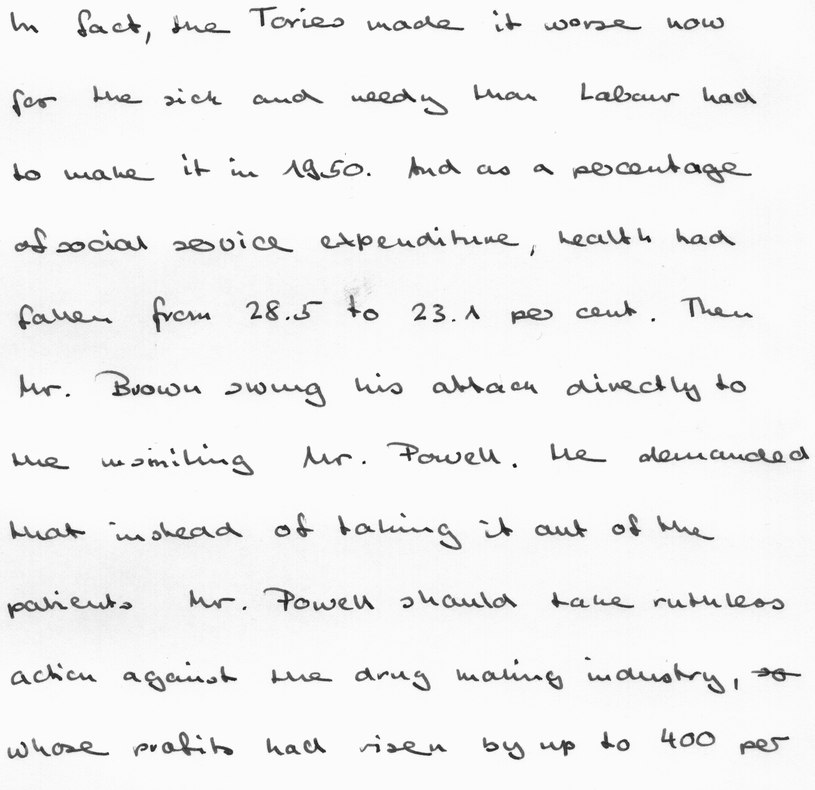
#> input picture HW1/HW1/1.png, 815 x 790 px, shrunk from 2018 x 1955 before the run; its folder holds 4 pictures in this run
$ python HW1.py
#> lines starting #> are read from the running program, lines starting #| are printed output that depends on the picture; after the words box and inside, x2 and y2 are one past the last pixel; in counts of white or black regions, pixels touching at a corner belong together
#> further down, img is the input picture: shape (790, 815, 3); min 12, max 255, mean 240.9
import os.path
import cv2
import numpy as np
from cv2 import imread
from numpy import zeros_like, ravel, sort, multiply, divide, int8
AM = "58401"
# Saving results
sv = True

def get_var_name(var):
    for name, value in globals().items():
        if value is var:
            return name


# Monitor the results of Gaussian
def monitor(win, save=True):
    for i in range(0, len(win)):
        var_name = get_var_name(win[i])
        if var_name is None:
            cv2.namedWindow(f'{i}', cv2.WINDOW_NORMAL)
            cv2.imshow(f'{i}', win[i])
        else:
            cv2.namedWindow(var_name, cv2.WINDOW_NORMAL)
            cv2.imshow(var_name, win[i])
        if save and var_name is not None:
            cv2.imwrite(var_name + ".png", win[i])
        else:
            cv2.imwrite(f'{i}'+".png", win[i])

    cv2.waitKey(0)
    cv2.destroyAllWindows()


def median_filter(gray_img):
    # set image borders
    bd = int(3 / 2)
    # copy image size
    x = gray_img.shape[0]-bd
#> x = 789
    y = gray_img.shape[1]-bd
#> y = 814
    median_img = zeros_like(gray_img)
    for i in range(bd, x):
        for j in range(bd, y):
            # Building kernel
            kernel = ravel(gray_img[i - bd: i + bd + 1, j - bd: j + bd + 1])
            # Calculate median mask
            median_img[i, j] = sort(kernel)[int8(divide((multiply(bd, bd)), 2))]
    median_img[0] += gray_img[0]
    median_img[x] += gray_img[x]
    median_img.transpose()[0] += gray_img.transpose()[0]
    median_img.transpose()[y] += gray_img.transpose()[y]
    return median_img


def gaussian_noise(image, mean=0, std=25):
    noise = np.random.normal(mean, std, image.shape).astype(np.uint8)
    noisy_image = cv2.add(image, noise)
    return noisy_image


def integral(image):
    # Creating table with the same dimension
    rows, columns = image.shape
    integ_img = np.zeros((rows + 1, columns + 1), dtype=image.dtype).astype(float)
    for x in range(1, len(integ_img)):
        for y in range(1, len(integ_img[0])):
            integ_img[x, y] = image[x - 1, y - 1] + integ_img[x, y - 1] + integ_img[x - 1, y] - integ_img[x - 1, y - 1]
    return integ_img


def recognition(image, threshold):
    # Create rectangular structuring element and dilate  ----LINES
    Lkernel = cv2.getStructuringElement(cv2.MORPH_RECT, (15, 3))
    dilateL = cv2.dilate(threshold, Lkernel, iterations=15)

    # Create rectangular structuring element and dilate  ----WORDS
    kernel = cv2.getStructuringElement(cv2.MORPH_RECT, (3, 3))
    dilateW = cv2.dilate(threshold, kernel, iterations=15)

    # Find contours and draw rectangle ----LINES
    cntsL = cv2.findContours(dilateL, cv2.RETR_EXTERNAL, cv2.CHAIN_APPROX_SIMPLE)
    cntsL = cntsL[0] if len(cntsL) == 2 else cntsL[1]

    # Find contours and draw rectangle ----WORDS
    cntsW = cv2.findContours(dilateW, cv2.RETR_EXTERNAL, cv2.CHAIN_APPROX_SIMPLE)
    cntsW = cntsW[0] if len(cntsW) == 2 else cntsW[1]

    # Integral Image
    grayC = cv2.cvtColor(image, cv2.COLOR_BGR2GRAY)
    integral_image = integral(grayC)
    f = open("Results.txt", "a")
    f.write("\n\n==============" + get_var_name(image) + "==============")
    # Looping through the array of contours
    for ll, c in enumerate(cntsL[::-1], start=1):
        # (x, y) = pixels, w = width, h = height
        x, y, w, h = cv2.boundingRect(c)

        # Width and Height of the rectangle
        W = x + w  # LAST PIXEL OF CONTOUR IN A LINE
        H = y + h  # LAST PIXEL OF CONTOUR IN A COLUMN
        cv2.rectangle(image, (x, y), (W, H), (0, 0, 255), 4)

        # Integral Image
        MeanValue = (integral_image[y, x] + integral_image[H, W]
                     - integral_image[y, W] - integral_image[H, x]) / (w * h)

        # Counting Pixels of words
        p = 0
        for axes_y in range(y, H):
            for axes_x in range(x, W):
                if threshold[axes_y, axes_x] == 255:
                    p += 1

        # Counting words
        words = 0
        for kappa in cntsW:
            xw, yw, ww, hw = cv2.boundingRect(kappa)
            if (xw >= x and yw >= y) and (ww + xw <= W and hw + yw <= H):
                words += 1
            # cv2.rectangle(image, (xw, yw), (xw + ww, yw + hw), (0, 255, 0), 2)

        string = ("\n-------Region "f'{ll}'"-------"
                  "\nArea(px): " + str(p) +
                  "\nBounding Box Area(px): " + str(w * h) +
                  "\nNum of words: " + str(words) +
                  "\nMean gray-level value in bounding box: " + str(MeanValue) + "\n")

        f.write(string)
        print(string)

        # Putting text for every rectangle that is created above
        cv2.putText(image, f'{ll}', (x, y+100), cv2.FONT_HERSHEY_SCRIPT_SIMPLEX, 4, (0, 0, 255), 8)
        # Counting down the number of rectangles

    f.close()


    # Showing the results of dilated image
    monitor([dilateW, dilateL, image], sv)
    return 0


if __name__ == "__main__":

    # Read original image
    img = imread("HW1/"f'{AM[4]}'".png")

    # Gaussian noise input
    Gauss = gaussian_noise(img)
    grayConvB4 = cv2.cvtColor(Gauss, cv2.COLOR_BGR2GRAY)
    if not os.path.exists("Median.jpg"):
        median = median_filter(grayConvB4)
        cv2.imwrite("Median.jpg", median)
        # bad code
    median = imread("Median.jpg")
#> median: shape (790, 815, 3); min 32, max 255, mean 241.8

    # Converting color to gray and setting the threshold for the noisy pic
    grayConvM = cv2.cvtColor(median, cv2.COLOR_BGR2GRAY)
    _, thr = cv2.threshold(grayConvM, 200, 255, cv2.THRESH_BINARY_INV + cv2.THRESH_OTSU)
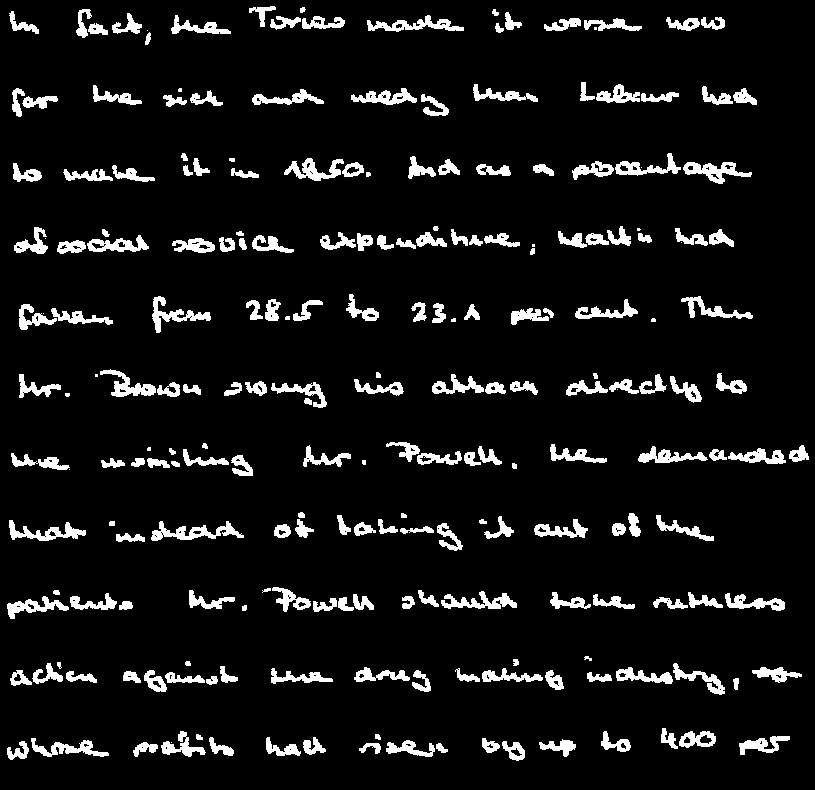
#> thr: shape (790, 815); 7.9% white; 227 white regions (19 under 20 px), largest, box (x1, y1, x2, y2) and area: (151, 521, 244, 541) 761, (367, 15, 464, 32) 671, (683, 162, 752, 184) 667


    # Converting color to gray and setting threshold for original
    grayConv = cv2.cvtColor(img, cv2.COLOR_BGR2GRAY)
    _, thr2 = cv2.threshold(grayConv, 200, 255, cv2.THRESH_BINARY_INV + cv2.THRESH_OTSU)
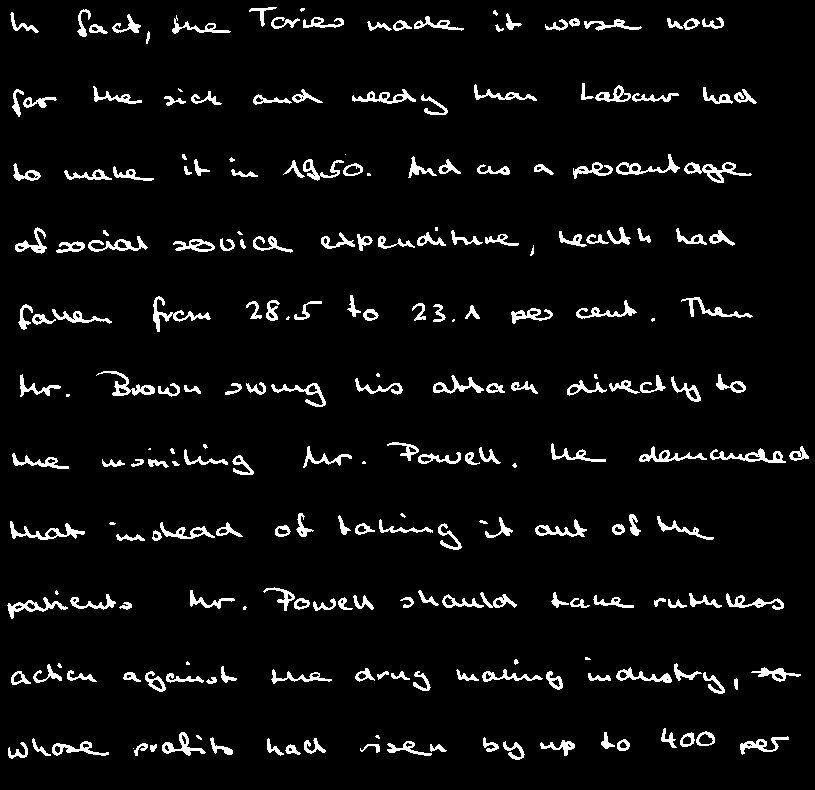
#> thr2: shape (790, 815); 5.2% white; 231 white regions (28 under 20 px), largest, box (x1, y1, x2, y2) and area: (684, 162, 752, 183) 450, (10, 521, 85, 540) 438, (710, 448, 786, 463) 430


    monitor([img, Gauss, grayConvB4, median, thr, thr2], sv)
#> the loop in monitor, `for i in range(0, len(win)):` made 6 passes
#> var_name on passes 1 to 6: 'img', 'Gauss', 'grayConvB4', 'median', 'thr', 'thr2'

    # [7 lines of commented-out code are left out]
    recognition(median, thr)
#> in recognition, `dilateL = cv2.dilate(threshold, Lkernel, iterations=15)`:
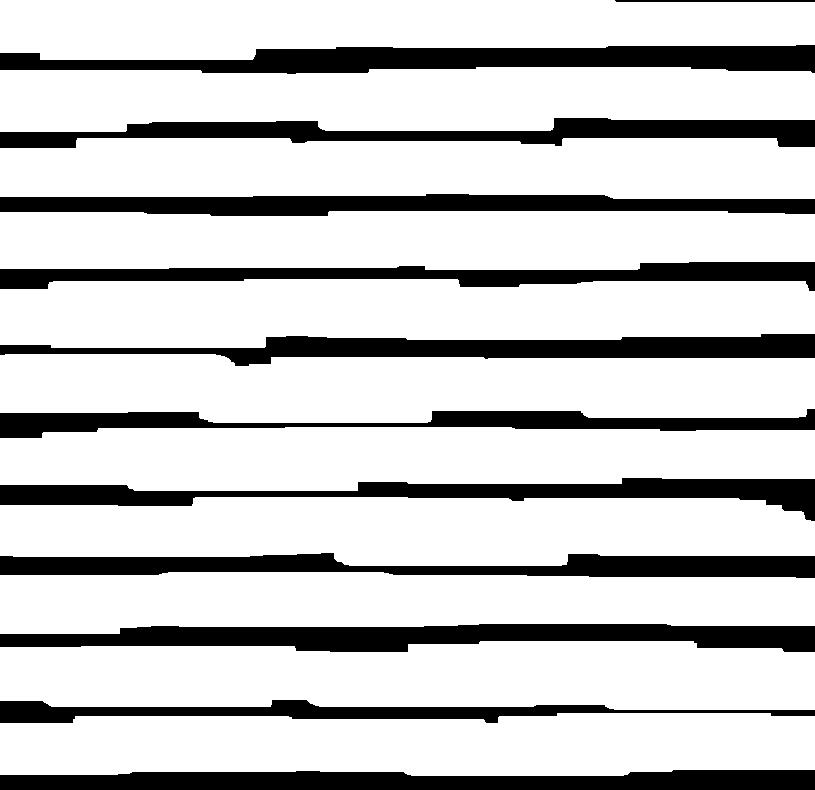
#> dilateL: shape (790, 815); 78.5% white; 12 black regions, largest, box (x1, y1, x2, y2) and area: (0, 45, 815, 74) 15376, (0, 624, 815, 652) 15308, (0, 770, 815, 790) 13715
#> in recognition, `kernel = cv2.getStructuringElement(cv2.MORPH_RECT, (3, 3))`: kernel = [[1, 1, 1], [1, 1, 1], [1, 1, 1]]
#> in recognition, `dilateW = cv2.dilate(threshold, kernel, iterations=15)`: dilateW: shape (790, 815); 60.8% white; 6 black regions
#> in recognition, `cntsL = cv2.findContours(dilateL, cv2.RETR_EXTERNAL, cv2.CHAIN_APPROX_..`: cntsL = 11 contours; largest, box (x1, y1, x2, y2) and area: (0, 641, 815, 710) 48888, (0, 354, 815, 423) 47756, (0, 279, 815, 348) 47486, (0, 497, 815, 566) 46792, (0, 713, 815, 776) 45171
#> in recognition, `cntsW = cv2.findContours(dilateW, cv2.RETR_EXTERNAL, cv2.CHAIN_APPROX_..`: cntsW = 29 contours; largest, box (x1, y1, x2, y2) and area: (4, 354, 762, 423) 35370, (0, 497, 729, 566) 34477, (0, 211, 749, 270) 34382, (61, 0, 740, 60) 29576, (256, 641, 815, 710) 25818
#> after the loop in integral, `for x in range(1, len(integ_img)):`:
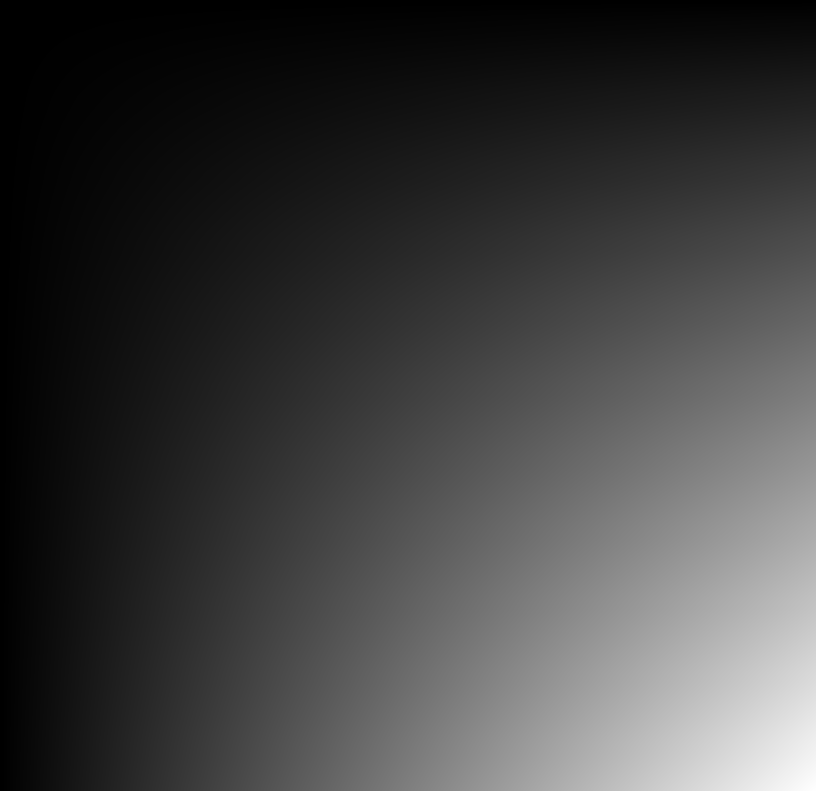
#> integ_img: shape (791, 816) float64; min 0, max 155696181, mean 38809342.6; drawn with min black and max white
#> the loop in recognition, `for ll, c in enumerate(cntsL[::-1], start=1):` made 11 passes
#> (y, h, H, MeanValue) on passes 1 to 11: (0, 60, 60, 241.2), (67, 65, 132, 242), (138, 61, 199, 240.2), (211, 59, 270, 238.1), (279, 69, 348, 241.3), (354, 69, 423, 241.2), (427, 64, 491, 241), (497, 69, 566, 241.6), (572, 62, 634, 238.3), (641, 69, 710, 240.5), (713, 63, 776, 240.1)
#> (printed output is left out)
#> after the loop in recognition, `for ll, c in enumerate(cntsL[::-1], start=1):`:
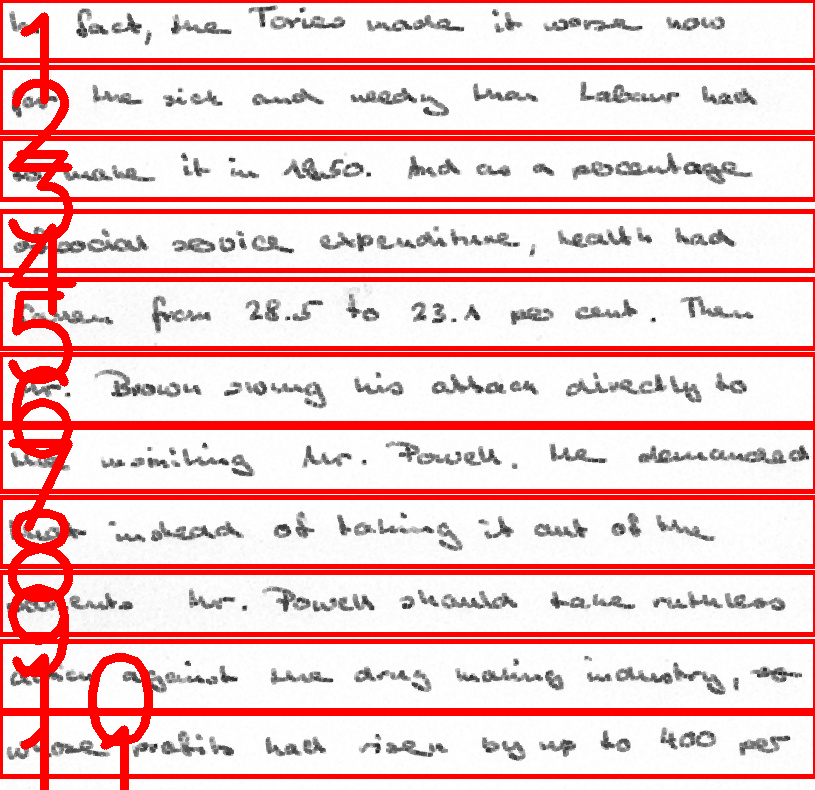
#> image: shape (790, 815, 3); mean B, G, R 200.2, 200.2, 242.5
#> the loop in monitor (call 2), `for i in range(0, len(win)):` made 3 passes
    recognition(img, thr2)
#> in recognition (call 2), `dilateL = cv2.dilate(threshold, Lkernel, iterations=15)`: dilateL: shape (790, 815); 76.7% white; 12 black regions, largest, box (x1, y1, x2, y2) and area: (0, 44, 815, 74) 16716, (0, 623, 815, 653) 16382, (0, 333, 815, 367) 14569
#> in recognition (call 2), `dilateW = cv2.dilate(threshold, kernel, iterations=15)`:
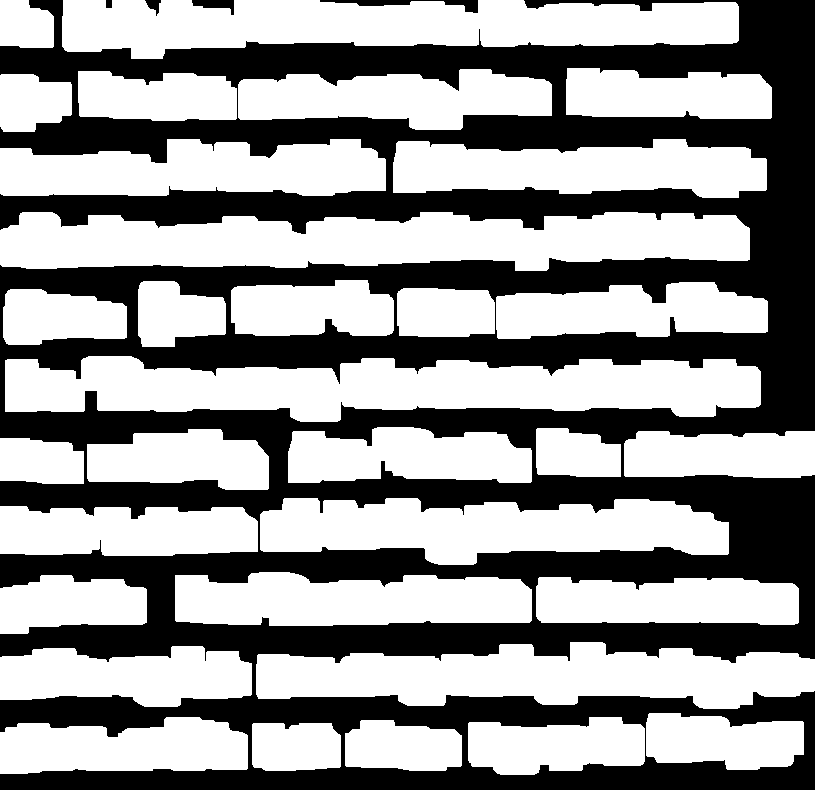
#> dilateW: shape (790, 815); 58.6% white; 5 black regions
#> in recognition (call 2), `cntsL = cv2.findContours(dilateL, cv2.RETR_EXTERNAL, cv2.CHAIN_APPROX_..`: cntsL = 11 contours; largest, box (x1, y1, x2, y2) and area: (0, 642, 815, 709) 47944, (0, 280, 815, 347) 46296, (0, 356, 815, 422) 46130, (0, 498, 815, 565) 45272, (0, 139, 815, 198) 44202
#> in recognition (call 2), `cntsW = cv2.findContours(dilateW, cv2.RETR_EXTERNAL, cv2.CHAIN_APPROX_..`: cntsW = 32 contours; largest, box (x1, y1, x2, y2) and area: (5, 356, 761, 422) 33938, (0, 212, 750, 271) 33262, (62, 0, 739, 59) 28601, (256, 642, 815, 709) 24980, (260, 498, 729, 565) 21804
#> the loop in recognition (call 2), `for ll, c in enumerate(cntsL[::-1], start=1):` made 11 passes
#> (y, h, H, MeanValue) on passes 1 to 11: (0, 59, 59, 241), (68, 64, 132, 241.3), (139, 59, 198, 240), (212, 59, 271, 237.9), (280, 67, 347, 239.4), (356, 66, 422, 240.2), (427, 63, 490, 240.7), (498, 67, 565, 239.8), (572, 62, 634, 236.7), (642, 67, 709, 239.8), (713, 62, 775, 239.8)
#> (printed output is left out)
#> after the loop in recognition (call 2), `for ll, c in enumerate(cntsL[::-1], start=1):`:
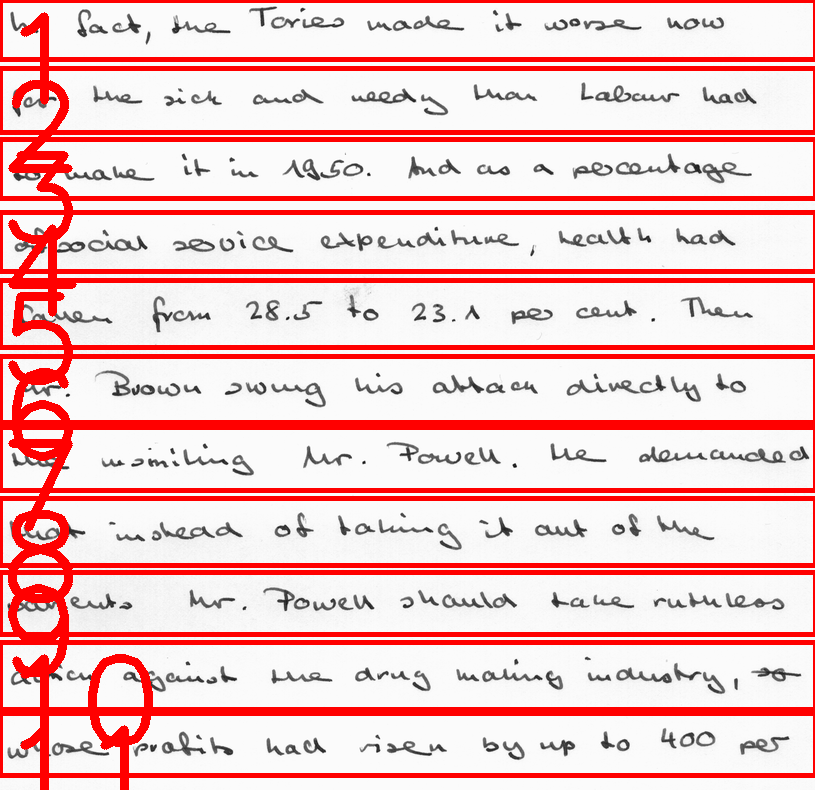
#> image: shape (790, 815, 3); 16.82% of pixels changed, all inside (x1, y1, x2, y2) = (0, 0, 815, 790)
